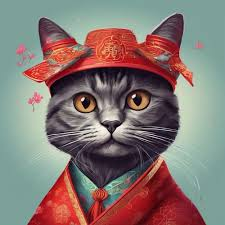
#> input picture aish.jpeg, 225 x 225 px
$ jupyter execute 4.ipynb   (shell and % lines are left out)
#> lines starting #> are read from the running program, lines starting #| are printed output that depends on the picture; after the words box and inside, x2 and y2 are one past the last pixel; in counts of white or black regions, pixels touching at a corner belong together
[cell 1]
#import the required libraries
import numpy as np
import cv2
import matplotlib.pyplot as plt
def display_img(img):
    fig = plt.figure(figsize=(5,10))
    ax = fig.add_subplot(111)
    ax.imshow(img,cmap='gray')
#read the image
image = cv2.imread('aish.jpeg')
#> image is the input picture: shape (225, 225, 3); mean B, G, R 114.5, 118.8, 133.4
#calculate the edges using Canny edge algorithm
edges = cv2.Canny(image,200,200)
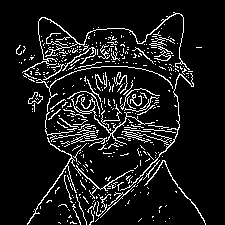
#> edges: shape (225, 225); 9.9% white in thin lines or dots, all inside (x1, y1, x2, y2) = (16, 12, 206, 225)
#plot the edges
display_img(edges)


$ run again, with Untitled.jpeg copied over aish.jpeg
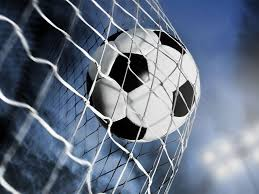
#> input picture Untitled.jpeg, 259 x 194 px
#> image is the input picture: shape (194, 259, 3); mean B, G, R 130.6, 112.3, 100.5
#> `edges = cv2.Canny(image,200,200)`:
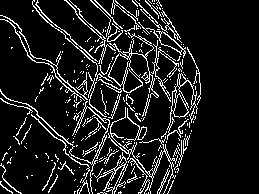
#> edges: shape (194, 259); 11.2% white in thin lines or dots, all inside (x1, y1, x2, y2) = (0, 0, 201, 194)

$ run again, with football.jpeg copied over aish.jpeg
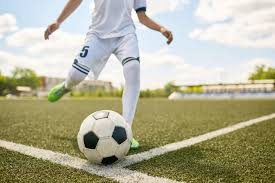
#> input picture football.jpeg, 275 x 183 px
#> image is the input picture: shape (183, 275, 3); mean B, G, R 151.8, 176.6, 178.6
#> `edges = cv2.Canny(image,200,200)`:
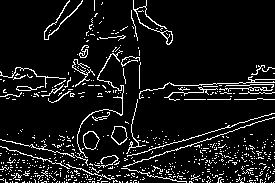
#> edges: shape (183, 275); 8.9% white in thin lines or dots

$ run again, with Angry.jpg copied over aish.jpeg
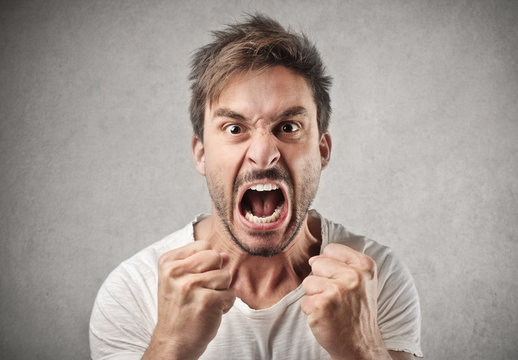
#> input picture Angry.jpg, 518 x 360 px
#> image is the input picture: shape (360, 518, 3); mean B, G, R 148.3, 154.7, 167
#> `edges = cv2.Canny(image,200,200)`:
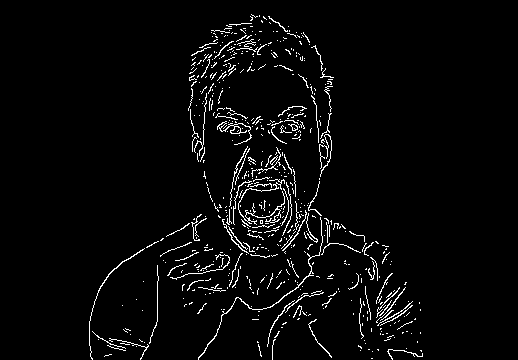
#> edges: shape (360, 518); 3.4% white in thin lines or dots, all inside (x1, y1, x2, y2) = (89, 14, 423, 360)
